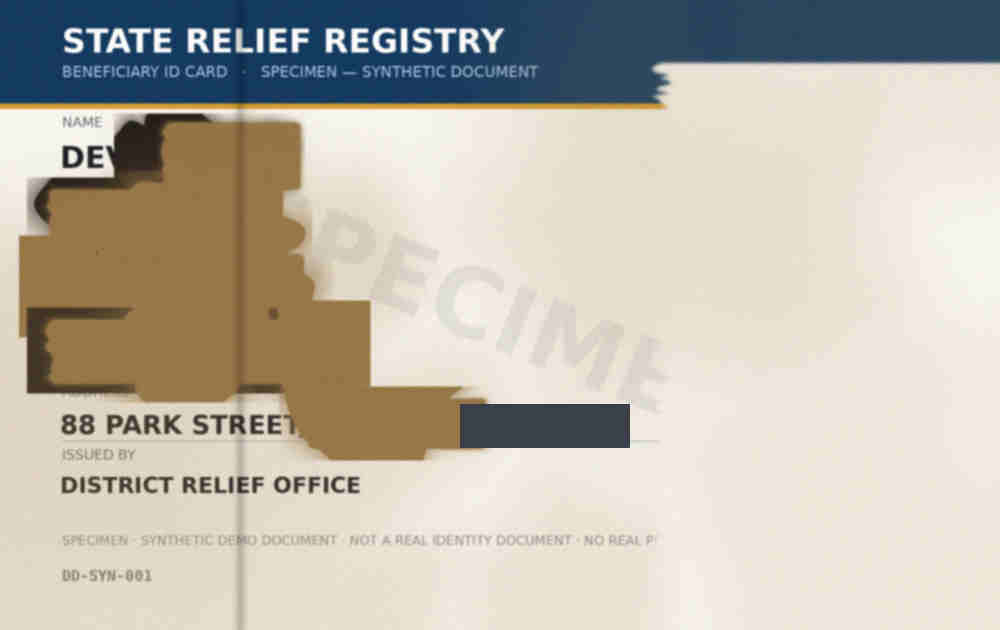
#> input picture evaluation/image_level_assets/source_10/severe.jpg, 1000 x 630 px
$ python -i damage.py   (imports and definitions only)
#> lines starting #> are read from the running program, lines starting #| are printed output that depends on the picture; after the words box and inside, x2 and y2 are one past the last pixel; in counts of white or black regions, pixels touching at a corner belong together
#> further down, picture is the input picture: shape (630, 1000, 3); mean B, G, R 173.5, 184.9, 190.3
"""
Deterministic surface-damage detection.

Purpose: decide *where on the page no legible evidence exists*. This matters because
"the OCR read something" and "the OCR read everything that was printed there" are
different claims. If a value's text ends and a damaged, structureless zone begins
immediately after it, the value may be truncated - so it cannot be reported as
RECOVERED.

This is a transparent pixel heuristic (luminance + local contrast), not a trained
model:

    obscured  =  (luminance well below paper level  AND  no local structure)
                 OR  (luminance far below paper level - charred / ink-flooded)

No OCR text is created, modified or interpreted here.
"""

from __future__ import annotations

from dataclasses import dataclass

import cv2
import numpy as np

from . import config


@dataclass
class DamageMap:
    """Per-pixel obscuration mask plus the reference paper luminance."""

    obscured: np.ndarray  # uint8 0/255, original image size
    paper_luma: float

    # [28 lines left out: functions ratio, longest_obscured_run, not called in this run]


def build_damage_map(bgr: np.ndarray) -> DamageMap:
    """Build the obscuration mask for a BGR image."""
    h, w = bgr.shape[:2]
#> h = 630; w = 1000
    gray = cv2.cvtColor(bgr, cv2.COLOR_BGR2GRAY).astype(np.float32)
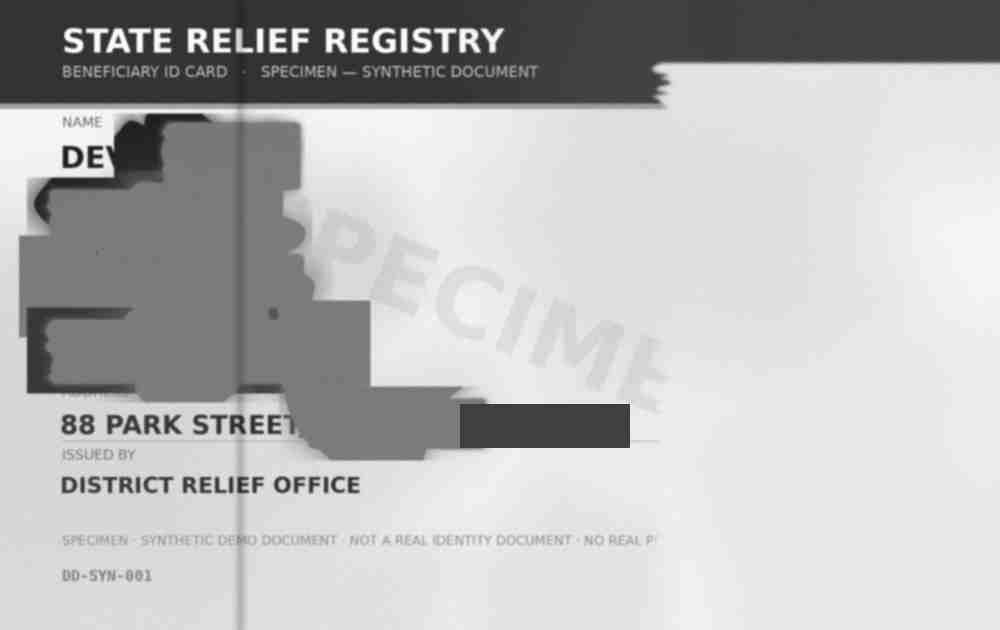
#> gray: shape (630, 1000) float32; min 18, max 255, mean 185.2
    paper = float(np.percentile(gray, 90))
#> paper = 236

    k = max(9, (min(h, w) // 60) | 1)  # local statistics window
#> k = 11
    mean = cv2.boxFilter(gray, -1, (k, k))
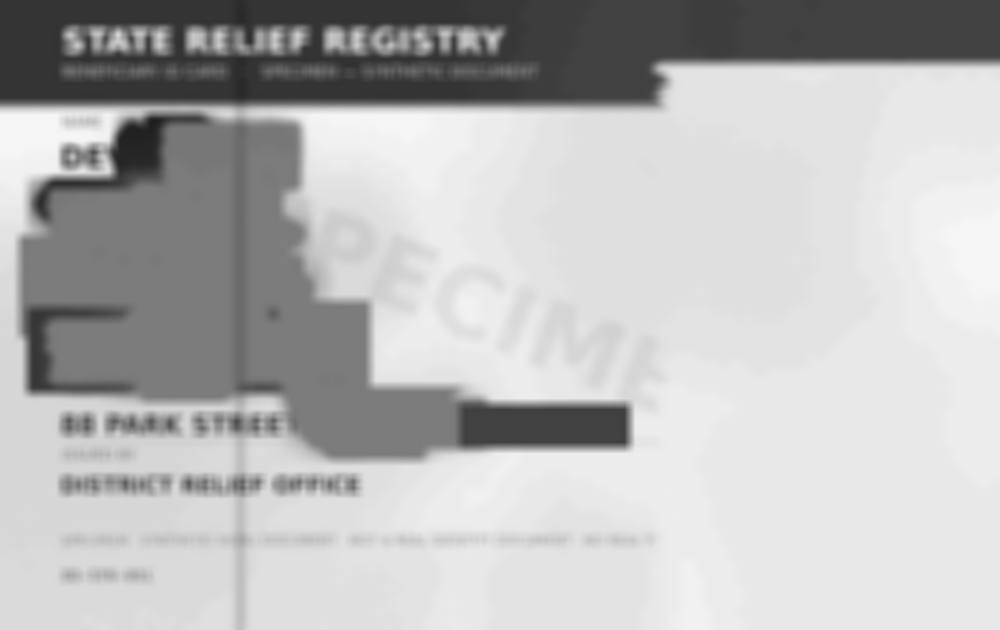
#> mean: shape (630, 1000) float32; min 31.11, max 245.6, mean 185.2
    sq_mean = cv2.boxFilter(gray * gray, -1, (k, k))
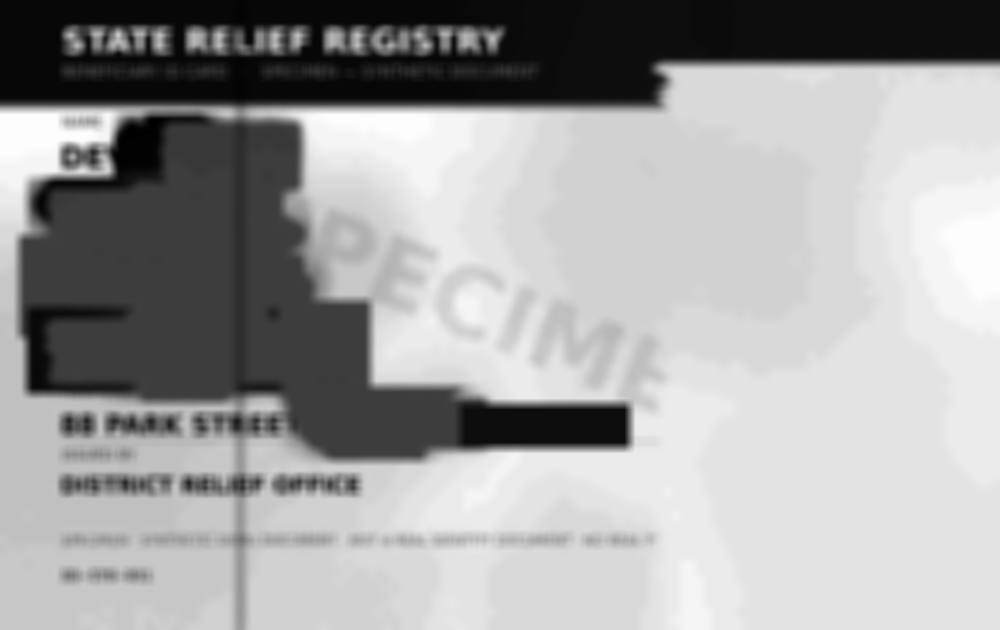
#> sq_mean: shape (630, 1000) float32; min 982.9, max 60326.9, mean 38642.3; drawn with min black and max white
    local_std = np.sqrt(np.maximum(sq_mean - mean * mean, 0))
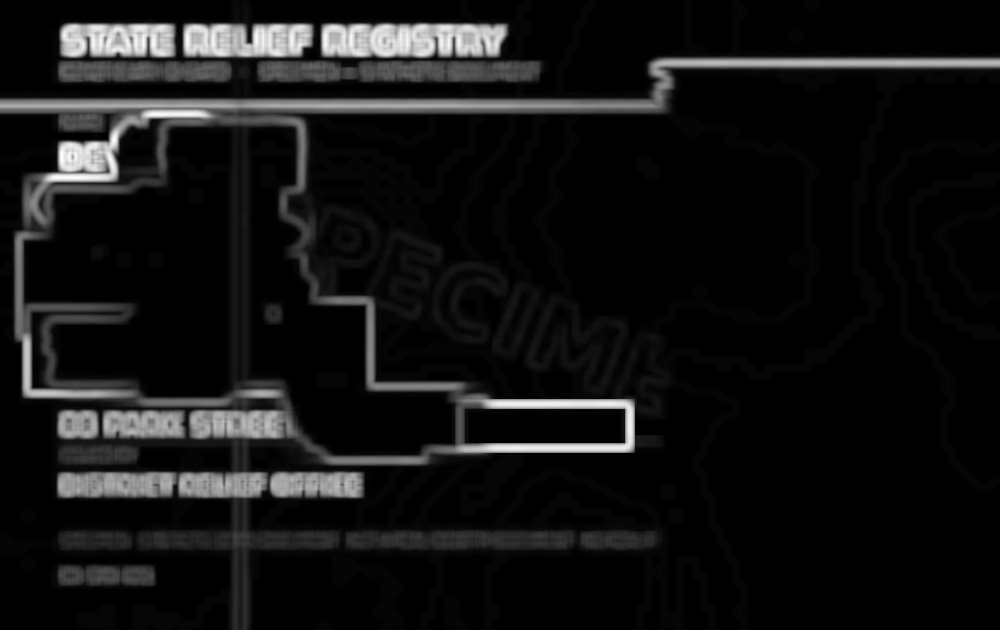
#> local_std: shape (630, 1000) float32; min 0, max 91.75, mean 7.1; drawn with min black and max white

    flat_damage = (gray < config.OBSCURATION_PAPER_FRAC * paper) & (local_std < config.OBSCURATION_LOCAL_STD)
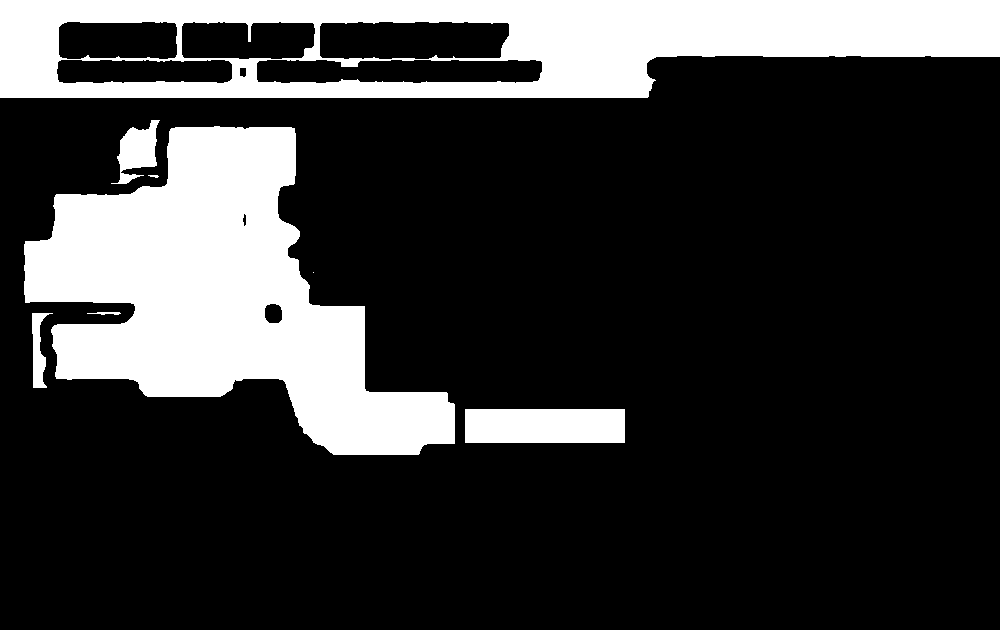
#> flat_damage: shape (630, 1000) bool; 21.7% white; 8 white regions (1 under 20 px), largest, box (x1, y1, x2, y2) and area: (24, 126, 455, 455) 69938, (0, 0, 1000, 98) 58746, (465, 409, 625, 443) 5440
    heavy_damage = gray < 0.45 * paper
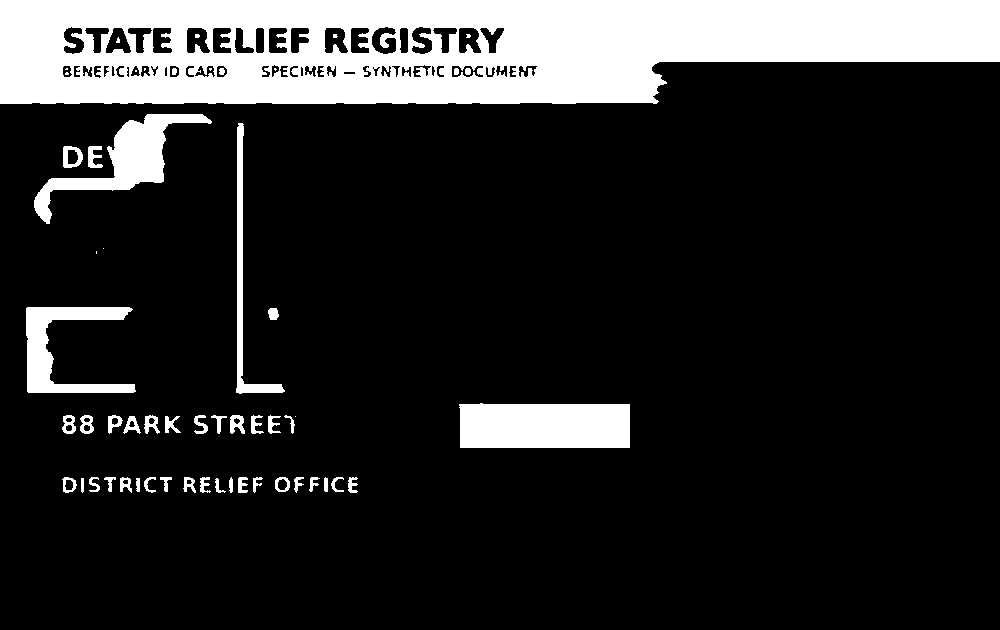
#> heavy_damage: shape (630, 1000) bool; 16.4% white; 57 white regions (13 under 20 px), largest, box (x1, y1, x2, y2) and area: (0, 0, 1000, 104) 80994, (459, 403, 630, 448) 7486, (34, 114, 212, 224) 4976
    obscured = (flat_damage | heavy_damage).astype(np.uint8) * 255
#> obscured: shape (630, 1000); 27.3% white; 55 white regions (11 under 20 px), largest, box (x1, y1, x2, y2) and area: (0, 0, 1000, 104) 80994, (24, 123, 455, 455) 70407, (459, 403, 630, 448) 7486

    obscured = cv2.medianBlur(obscured, 5)
#> obscured: shape (630, 1000); 27.3% white; 44 white regions (4 under 20 px), largest, box (x1, y1, x2, y2) and area: (0, 0, 1000, 104) 82113, (24, 123, 455, 455) 70413, (459, 403, 630, 448) 7474
    kernel = np.ones((3, 3), np.uint8)
    obscured = cv2.morphologyEx(obscured, cv2.MORPH_OPEN, kernel)
#> obscured: shape (630, 1000); 27.3% white; 42 white regions, largest, box (x1, y1, x2, y2) and area: (0, 0, 1000, 104) 82036, (24, 124, 455, 455) 70411, (460, 403, 630, 448) 7473
    obscured = cv2.morphologyEx(obscured, cv2.MORPH_CLOSE, kernel)
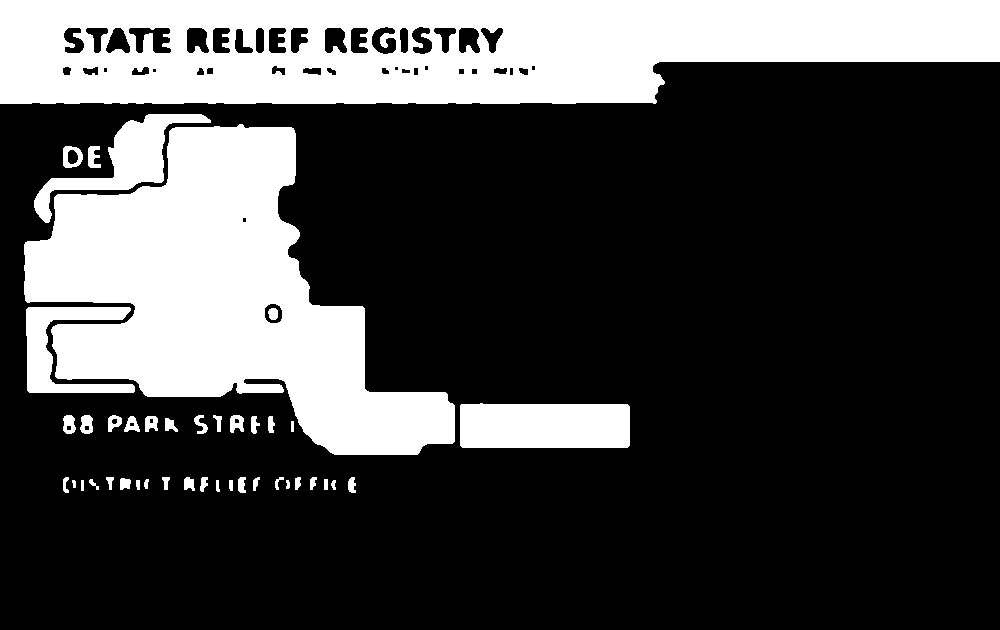
#> obscured: shape (630, 1000); 27.4% white; 42 white regions, largest, box (x1, y1, x2, y2) and area: (0, 0, 1000, 104) 82381, (24, 124, 455, 455) 70413, (460, 403, 630, 448) 7473
    return DamageMap(obscured=obscured, paper_luma=paper)


# [26 lines left out: function adjacent_obscuration, not called in this run]

>>> import cv2
>>> picture = cv2.imread('../evaluation/image_level_assets/source_10/severe.jpg')
>>> result = build_damage_map(picture)

$ run again, on evaluation/image_level_assets/source_10/medium.png
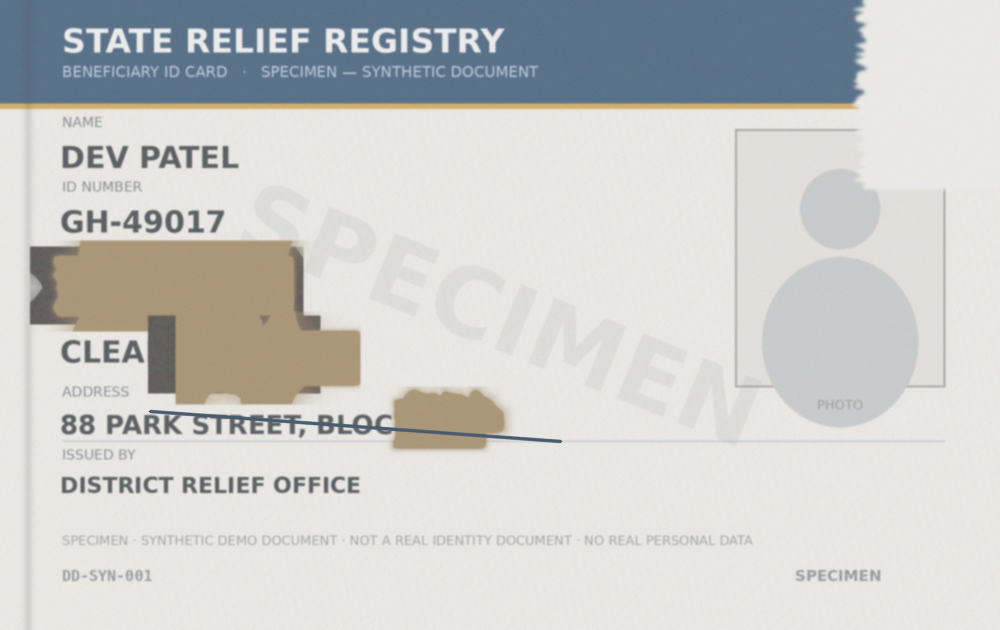
#> input picture evaluation/image_level_assets/source_10/medium.png, 1000 x 630 px
#> picture is the input picture: shape (630, 1000, 3); mean B, G, R 201.9, 203.9, 203.1
#> in build_damage_map, `gray = cv2.cvtColor(bgr, cv2.COLOR_BGR2GRAY).astype(np.float32)`:
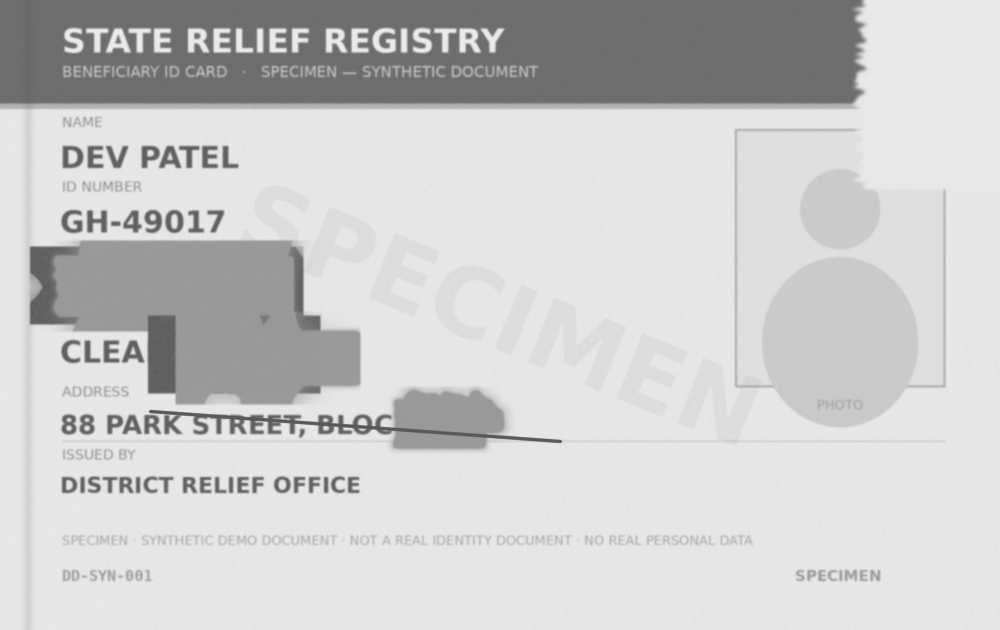
#> gray: shape (630, 1000) float32; min 88, max 236, mean 203.4
#> paper = 232
#> flat_damage: shape (630, 1000) bool; 14.7% white; 7 white regions, largest, box (x1, y1, x2, y2) and area: (0, 0, 857, 98) 59657, (58, 246, 355, 399) 27988, (399, 395, 500, 429) 2677
#> heavy_damage: shape (630, 1000) bool; 1.4% white; 96 white regions (44 under 20 px), largest, box (x1, y1, x2, y2) and area: (149, 316, 175, 392) 1964, (149, 410, 562, 443) 1666, (31, 248, 67, 323) 1412
#> in build_damage_map, `obscured = cv2.morphologyEx(obscured, cv2.MORPH_OPEN, kernel)`:
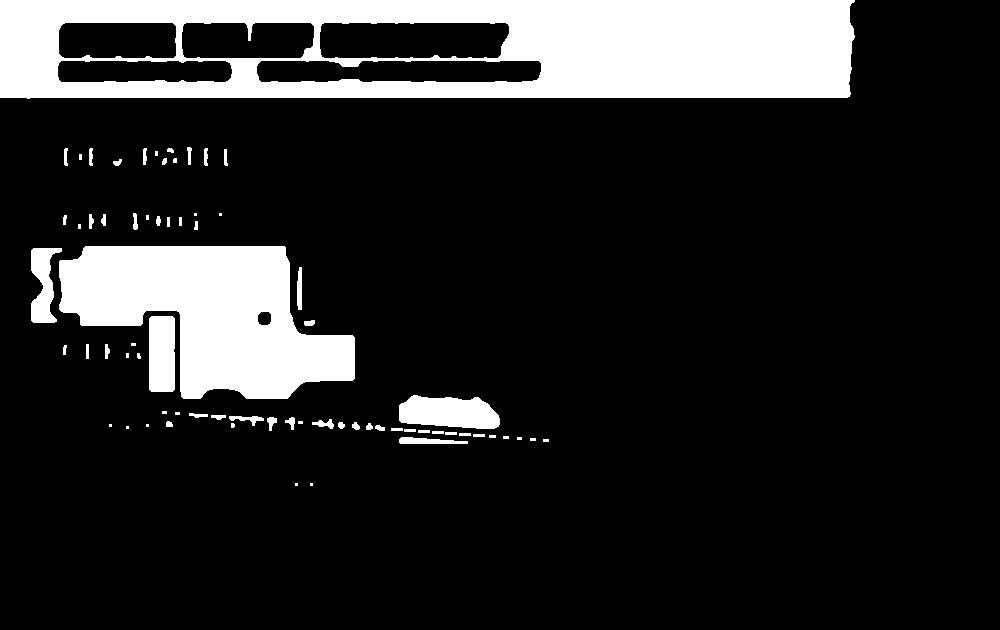
#> obscured: shape (630, 1000); 15.3% white; 70 white regions (22 under 20 px), largest, box (x1, y1, x2, y2) and area: (0, 0, 855, 99) 59648, (59, 246, 355, 399) 27980, (399, 395, 500, 429) 2665
